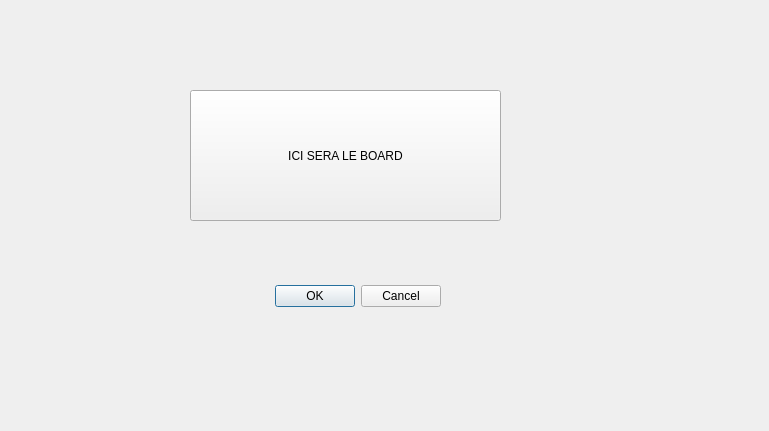
<?xml version="1.0" encoding="UTF-8"?>
<ui version="4.0">
 <class>WindowsGame</class>
 <widget class="QDialog" name="WindowsGame">
  <property name="geometry">
   <rect>
    <x>0</x>
    <y>0</y>
    <width>769</width>
    <height>431</height>
   </rect>
  </property>
  <property name="windowTitle">
   <string>Dialog</string>
  </property>
  <widget class="QDialogButtonBox" name="buttonBox">
   <property name="geometry">
    <rect>
     <x>100</x>
     <y>280</y>
     <width>341</width>
     <height>32</height>
    </rect>
   </property>
   <property name="orientation">
    <enum>Qt::Horizontal</enum>
   </property>
   <property name="standardButtons">
    <set>QDialogButtonBox::Cancel|QDialogButtonBox::Ok</set>
   </property>
  </widget>
  <widget class="QPushButton" name="pushButton">
   <property name="geometry">
    <rect>
     <x>190</x>
     <y>90</y>
     <width>311</width>
     <height>131</height>
    </rect>
   </property>
   <property name="text">
    <string>ICI SERA LE BOARD</string>
   </property>
  </widget>
 </widget>
 <resources/>
 <connections>
  <connection>
   <sender>buttonBox</sender>
   <signal>accepted()</signal>
   <receiver>WindowsGame</receiver>
   <slot>accept()</slot>
   <hints>
    <hint type="sourcelabel">
     <x>248</x>
     <y>254</y>
    </hint>
    <hint type="destinationlabel">
     <x>157</x>
     <y>274</y>
    </hint>
   </hints>
  </connection>
  <connection>
   <sender>buttonBox</sender>
   <signal>rejected()</signal>
   <receiver>WindowsGame</receiver>
   <slot>reject()</slot>
   <hints>
    <hint type="sourcelabel">
     <x>316</x>
     <y>260</y>
    </hint>
    <hint type="destinationlabel">
     <x>286</x>
     <y>274</y>
    </hint>
   </hints>
  </connection>
 </connections>
</ui>
